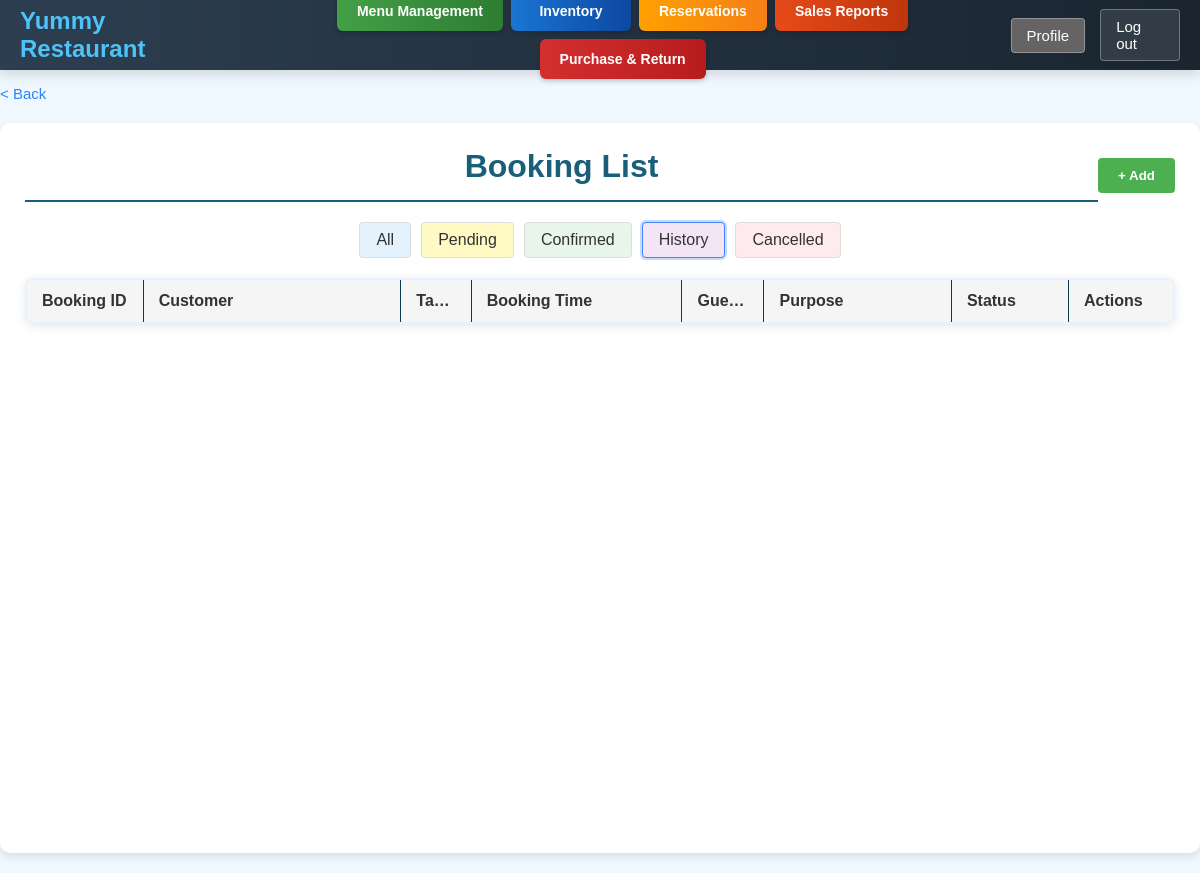
Before: /Staff/staff/bookingList.php?filter=history&page=staffIndex.php (signed in) with the older database file.
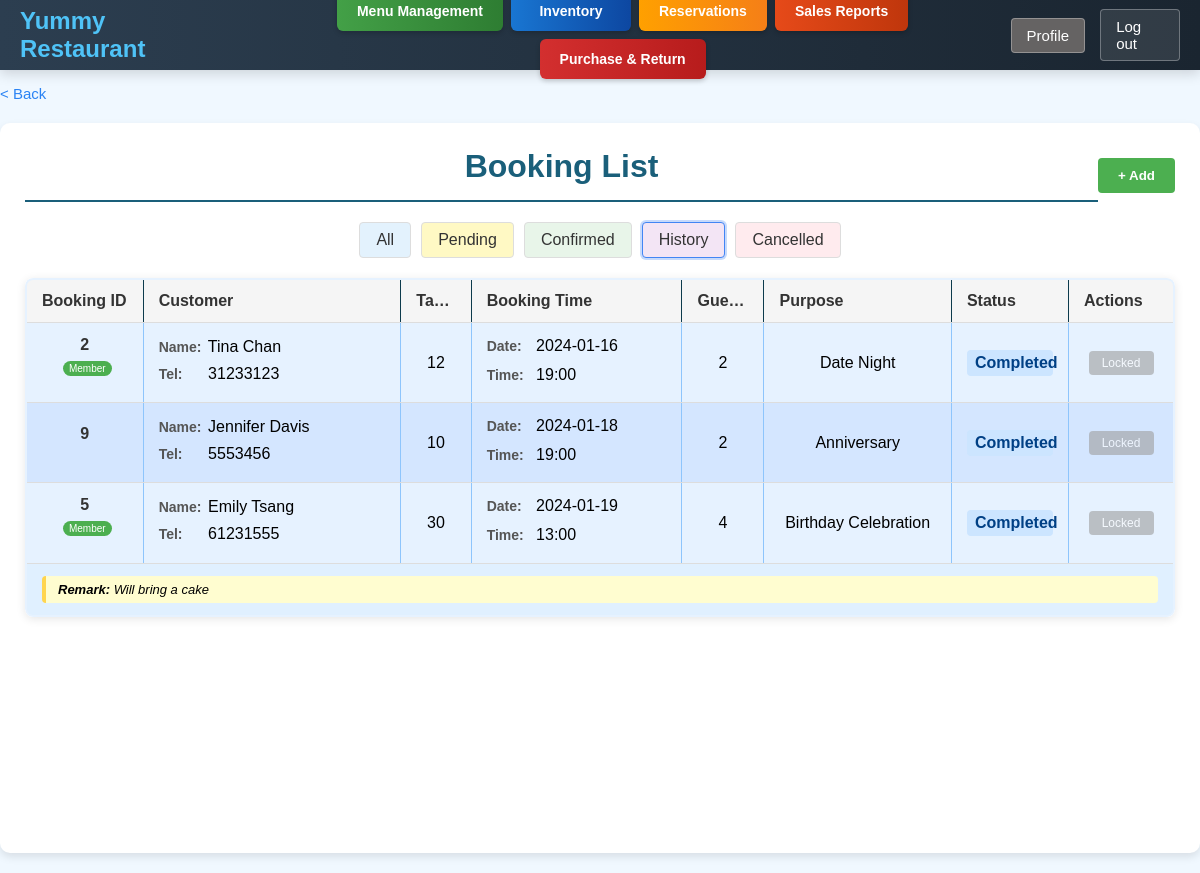
After: the same page with the newer database file.
### tables this page shows
CREATE TABLE `booking` (
  `bid` int(11) NOT NULL AUTO_INCREMENT,
  `cid` int(11) DEFAULT NULL COMMENT 'Customer ID',
  `bkcname` varchar(255) NOT NULL COMMENT 'Customer Name',
  `bktel` int(11) NOT NULL COMMENT 'telephone number',
  `tid` int(11) NOT NULL COMMENT 'Table ID',
  `bdate` date NOT NULL COMMENT 'Booking date',
  `btime` time NOT NULL COMMENT 'Booking time',
  `pnum` int(11) NOT NULL COMMENT 'Number of guests',
  `purpose` varchar(255) DEFAULT NULL COMMENT 'Purpose of booking',
  `remark` varchar(255) DEFAULT NULL COMMENT 'Remark of booking',
  `status` tinyint(1) NOT NULL DEFAULT 1 COMMENT 'state',
  PRIMARY KEY (`bid`),
  KEY `bkcname` (`bkcname`),
  KEY `tid` (`tid`),
  CONSTRAINT `booking_ibfk_1` FOREIGN KEY (`cid`) REFERENCES `customer` (`cid`),
  CONSTRAINT `booking_ibfk_2` FOREIGN KEY (`tid`) REFERENCES `seatingChart` (`tid`)
);

CREATE TABLE customer (
  cid INT NOT NULL AUTO_INCREMENT,
  cname VARCHAR(255) NOT NULL,
  cpassword VARCHAR(255) NOT NULL,
  ctel INT DEFAULT NULL,
  caddr TEXT,
  company VARCHAR(255) DEFAULT NULL,
  cemail VARCHAR(191) NOT NULL UNIQUE,
  crole VARCHAR(45) NOT NULL DEFAULT 'customer',
  PRIMARY KEY (cid)
);

### Staff/staff/bookingList.php (the view, shortened to what the changed rows need)
<?php
include '../conn.php';
$filter = isset($_GET['filter']) ? $_GET['filter'] : 'all';
$whereConditions = [];
if ($filter === 'pending') {
    $whereConditions[] = "b.status = 1";
} elseif ($filter === 'confirmed') {
    $whereConditions[] = "b.status = 2";
} elseif ($filter === 'history') {
    $whereConditions[] = "b.status = 3";
} elseif ($filter === 'cancelled') {
    $whereConditions[] = "b.status = 0";
} else {
    $whereConditions[] = "b.status != 0";
}
$whereSql = implode(" AND ", $whereConditions);
$sql = "SELECT b.bid, b.bkcname, b.bktel, b.tid, b.bdate, b.btime, b.pnum, b.purpose, b.status, b.remark,
               b.cid, c.cname as member_name
        FROM booking b
        LEFT JOIN customer c ON b.cid = c.cid
        WHERE $whereSql
        ORDER BY b.bdate ASC, b.btime ASC";
$result = mysqli_query($conn, $sql);
$bookings = [];
while ($row = mysqli_fetch_assoc($result)) {
    $bookings[] = $row;
}
?>
<!DOCTYPE html>
<html lang="en">
<head>
    <link rel="stylesheet" href="../CSS/header.css">
    <link rel="stylesheet" href="../CSS/common.css">
    <link rel="stylesheet" href="../CSS/order.css">
    <link rel="stylesheet" href="../CSS/bookingList.css">
    <link rel="stylesheet" href="../CSS/bookingList-responsive.css">
</head>
<body>
<div class="container">
    <div class="page-header">
        <h1>Booking List</h1>
    </div>
    <div class="table-container">
        <table id="bookingTable">
            <thead>
            <tr>
                <th class="booking-id-col">Booking ID</th>
                <th class="customer-col">Customer</th>
                <th class="table-col">Table</th>
                <th class="time-col">Booking Time</th>
                <th class="guests-col">Guests</th>
                <th class="purpose-col">Purpose</th>
                <th class="status-col">
                    <div class="column-header">Status</div>
                </th>
                <th class="actions-col">Actions</th>
            </tr>
            </thead>
            <tbody>
            <?php
            foreach ($bookings as $row) {
                $hasRemark = !empty($row['remark']);
                $isMember = !is_null($row['cid']);
                $customerName = $isMember ? $row['member_name'] : $row['bkcname'];
                $statusMap = [
                    0 => ['text' => 'Cancelled', 'class' => 'cancelled'],
                    1 => ['text' => 'Pending', 'class' => 'pending'],
                    2 => ['text' => 'Confirmed', 'class' => 'confirmed'],
                    3 => ['text' => 'Completed', 'class' => 'completed']
                ];
                $statusInfo = $statusMap[$row['status']];
                echo "<tr data-bid='{$row['bid']}' data-remark='" . ($hasRemark ? htmlspecialchars($row['remark']) : "") . "' data-status='{$row['status']}'>";
                echo "<td class='booking-id-cell'>";
                echo "<div class='booking-id'>{$row['bid']}</div>";
                if ($isMember) {
                    echo "<div class='member-badge'>Member</div>";
                }
                echo "</td>";
                echo "<td class='customer-info'>";
                echo "<div><strong>Name:</strong> {$customerName}</div>";
                echo "<div><strong>Tel:</strong> {$row['bktel']}</div>";
                echo "</td>";
                echo "<td>{$row['tid']}</td>";
                echo "<td class='time-info'>";
                echo "<div class='date-line'><strong>Date:</strong> {$row['bdate']}</div>";
                echo "<div><strong>Time:</strong> " . date('H:i', strtotime($row['btime'])) . "</div>";
                echo "</td>";
                echo "<td>{$row['pnum']}</td>";
                echo "<td>{$row['purpose']}</td>";
                echo "<td class='status-cell' data-status='{$row['status']}'>";
                echo "<div class='status {$statusInfo['class']}'>{$statusInfo['text']}</div>";
                echo "</td>";
                echo "<td class='actions-cell'>";
                echo "</td>";
                echo "</tr>";
                if ($hasRemark) {
                    echo "<tr class='remark-row'>
                              <td colspan='8'><div class='remark-content'><strong>Remark:</strong> {$row['remark']}</div></td>
                            </tr>";
                }
            }
            ?>
            </tbody>
        </table>
    </div>
</div>
</body>
</html>

Changed rows visible on the page:
added booking: bid "2", shows "Member", cid.cname "Tina Chan", bktel "31233123", tid "12", bdate "2024-01-16", btime "19:00", pnum "2", purpose "Date Night", status "Completed"
added booking: bid "9", bkcname "Jennifer Davis", bktel "5553456", tid "10", bdate "2024-01-18", btime "19:00", pnum "2", purpose "Anniversary", status "Completed"
added booking: bid "5", shows "Member", cid.cname "Emily Tsang", bktel "61231555", tid "30", bdate "2024-01-19", btime "13:00", pnum "4", purpose "Birthday Celebration", status "Completed", remark "Will bring a cake"
